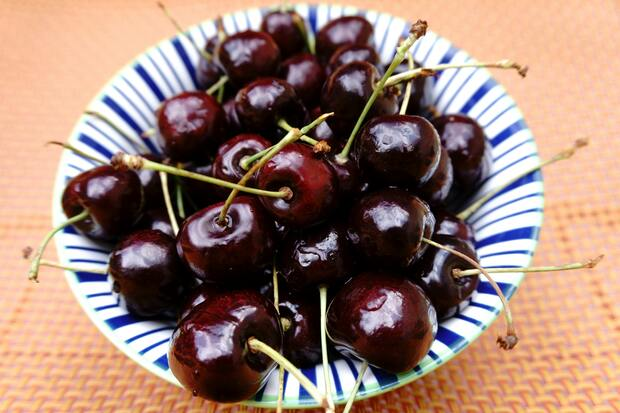
#> input picture images/cherries.jpg, 620 x 413 px
$ python Task_8.py
#> lines starting #> are read from the running program, lines starting #| are printed output that depends on the picture
### Task_7.py
import cv2 as cv
import numpy as np


def blend(a,b,alpha):

    #blends two images a and b with a given blending factor alpha:
    #result = α · a + (1 − α) · b
    result =  alpha * a.astype(float)  + ( 1 - alpha) * b.astype(float)

    #convert back to uint8
    blended = np.clip(result, 0, 255).astype(np.uint8)

    cv.imshow('Blended images',blended)
    cv.waitKey(0)

### Task_8.py
import cv2 as cv
from Task_7 import blend

img1 = cv.imread('images/cherries.jpg')
#> img1 is the input picture: shape (413, 620, 3); mean B, G, R 114.7, 127.3, 156.6
img2 = cv.imread('images/coffee_beans.jpg')
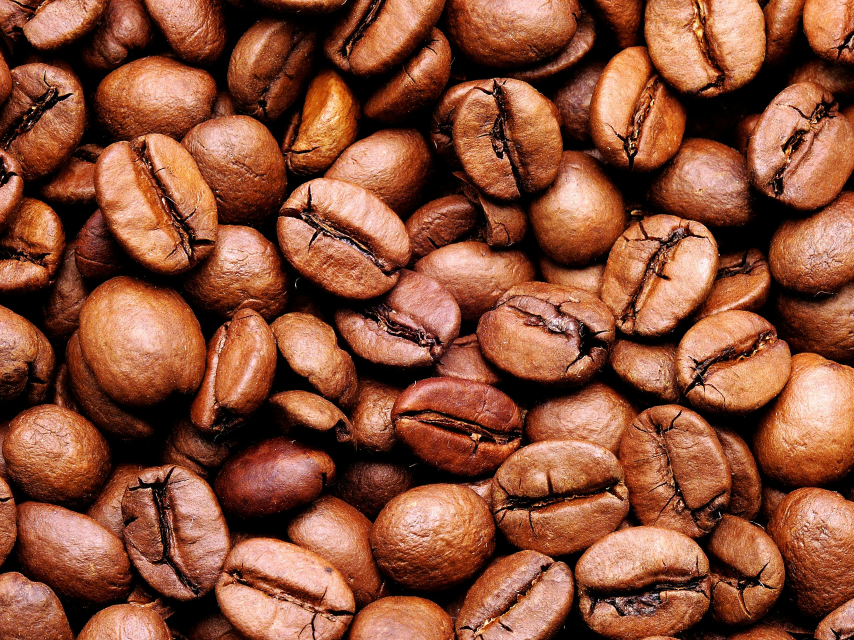
#> input picture images/coffee_beans.jpg, 2560 x 1920 px (shown at 1/3 size)
#> img2 is the input picture: shape (1920, 2560, 3); mean B, G, R 56.5, 80.4, 138.3

#resise to make sure that they have same size
img2 = cv.resize(img2,(img1.shape[1],img1.shape[0]))
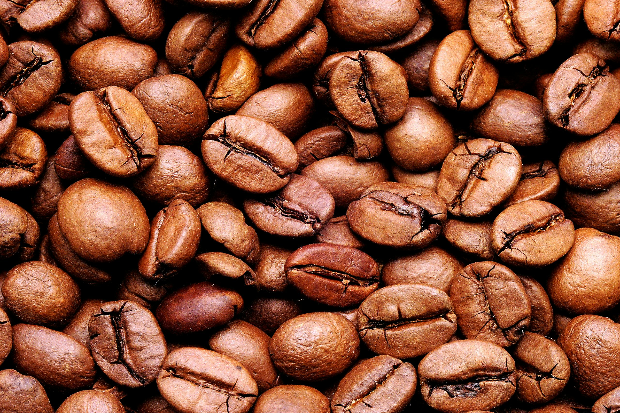
#> img2: shape (413, 620, 3); mean B, G, R 56.4, 80.3, 138.2

alpha = 0.75
blend(img1,img2,alpha)
#> in blend, `result =  alpha * a.astype(float)  + ( 1 - alpha) * b.astype(float)`:
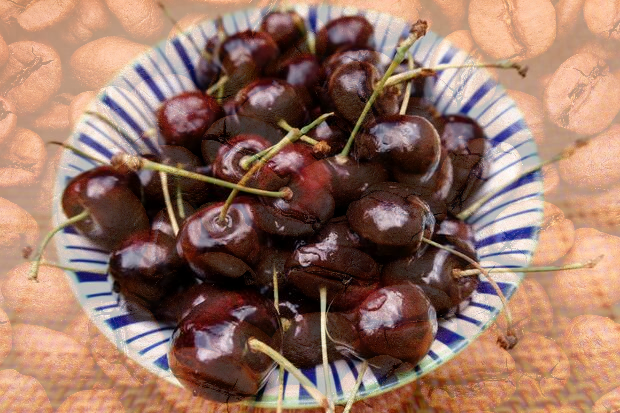
#> result: shape (413, 620, 3) float64; mean B, G, R 100.1, 115.5, 152
